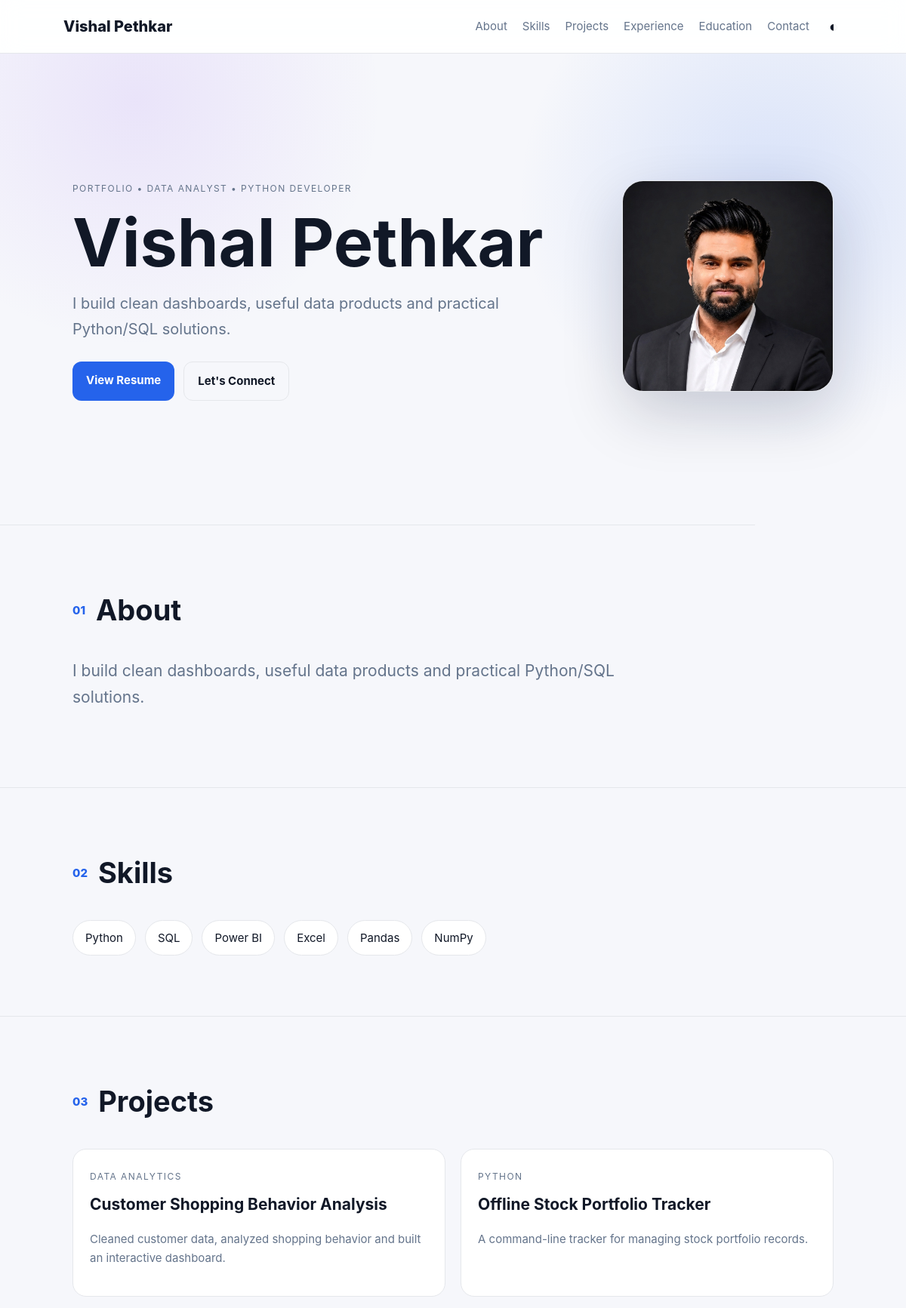
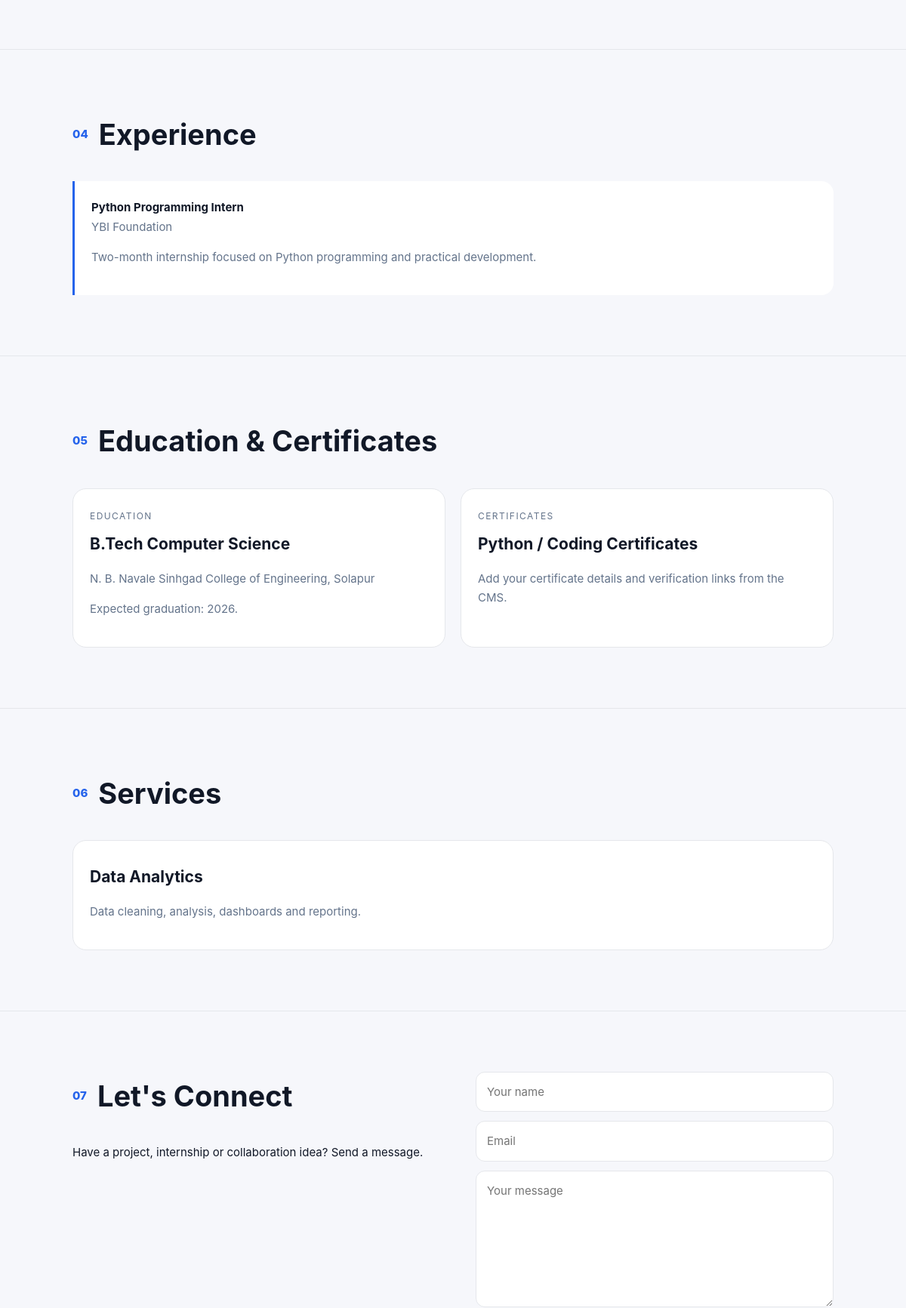
The page / (upper part) on the database its author committed (2 pictures, top to bottom).
### tables this page shows
CREATE TABLE IF NOT EXISTS site_settings (
    id TINYINT UNSIGNED PRIMARY KEY,
    site_name VARCHAR(150) NOT NULL,
    tagline VARCHAR(255) DEFAULT '',
    hero_title VARCHAR(255) DEFAULT '',
    hero_text TEXT,
    profile_image VARCHAR(255) DEFAULT 'assets/profile.jpg',
    resume_file VARCHAR(255) DEFAULT 'assets/resume.pdf',
    email VARCHAR(190) DEFAULT '',
    phone VARCHAR(50) DEFAULT '',
    location VARCHAR(150) DEFAULT '',
    github VARCHAR(255) DEFAULT '',
    linkedin VARCHAR(255) DEFAULT '',
    instagram VARCHAR(255) DEFAULT '',
    form_endpoint VARCHAR(255) DEFAULT '',
    updated_at TIMESTAMP DEFAULT CURRENT_TIMESTAMP ON UPDATE CURRENT_TIMESTAMP
);

CREATE TABLE IF NOT EXISTS portfolio_items (
    id INT UNSIGNED AUTO_INCREMENT PRIMARY KEY,
    section ENUM('skills','projects','experience','education','certificates','services','socials') NOT NULL,
    title VARCHAR(180) NOT NULL,
    subtitle VARCHAR(255) DEFAULT '',
    description TEXT,
    image VARCHAR(255) DEFAULT '',
    url VARCHAR(500) DEFAULT '',
    meta VARCHAR(255) DEFAULT '',
    sort_order INT NOT NULL DEFAULT 0,
    is_visible TINYINT(1) NOT NULL DEFAULT 1,
    created_at TIMESTAMP DEFAULT CURRENT_TIMESTAMP,
    updated_at TIMESTAMP DEFAULT CURRENT_TIMESTAMP ON UPDATE CURRENT_TIMESTAMP,
    INDEX(section, sort_order, is_visible)
);

### config/config.php (called while the page is built, shortened)
<?php
function db(): PDO {
    static $pdo = null;
    if ($pdo === null) {
        $dsn = 'mysql:host=' . DB_HOST . ';dbname=' . DB_NAME . ';charset=utf8mb4';
        $pdo = new PDO($dsn, DB_USER, DB_PASS, [
            PDO::ATTR_ERRMODE => PDO::ERRMODE_EXCEPTION,
            PDO::ATTR_DEFAULT_FETCH_MODE => PDO::FETCH_ASSOC,
            PDO::ATTR_EMULATE_PREPARES => false,
        ]);
    }
    return $pdo;
}
function e(?string $value): string {
    return htmlspecialchars((string)$value, ENT_QUOTES, 'UTF-8');
}

### index.php (the view, shortened to what this page needs)
<?php
require __DIR__ . '/config/config.php';
$settings = db()->query("SELECT * FROM site_settings WHERE id=1")->fetch();
$sections = [];
$stmt = db()->query("SELECT * FROM portfolio_items WHERE is_visible=1 ORDER BY section, sort_order, id");
foreach ($stmt as $row) $sections[$row['section']][] = $row;
function items($sections, $key) { return $sections[$key] ?? []; }
?>
<!doctype html>
<html lang="en">
<head>
<link rel="stylesheet" href="assets/site.css">
</head>
<body>
<header class="nav">
  <a class="brand" href="#home"><?= e($settings['site_name']) ?></a>
  <nav>
    <a href="#about">About</a><a href="#skills">Skills</a><a href="#projects">Projects</a>
    <a href="#experience">Experience</a><a href="#education">Education</a><a href="#contact">Contact</a>
    <button id="themeBtn" class="icon-btn" aria-label="Toggle theme">◐</button>
  </nav>
</header>
<main>
<section id="home" class="hero">
  <div class="hero-copy">
    <span class="eyebrow">PORTFOLIO • <?= e($settings['tagline']) ?></span>
    <h1><?= e($settings['hero_title']) ?></h1>
    <p><?= nl2br(e($settings['hero_text'])) ?></p>
    <div class="actions">
      <?php if (!empty($settings['resume_file'])): ?><a class="btn" href="<?= e($settings['resume_file']) ?>" target="_blank">View Resume</a><?php endif; ?>
      <a class="btn ghost" href="#contact">Let's Connect</a>
    </div>
  </div>
  <div class="hero-photo"><img src="<?= e($settings['profile_image']) ?>" alt="<?= e($settings['site_name']) ?>"></div>
</section>
<section id="about" class="section narrow">
  <div class="section-head"><span>01</span><h2>About</h2></div>
  <p class="lead"><?= nl2br(e($settings['hero_text'])) ?></p>
</section>
<section id="skills" class="section">
  <div class="section-head"><span>02</span><h2>Skills</h2></div>
  <div class="chips">
  <?php foreach (items($sections,'skills') as $x): ?><span class="chip"><?= e($x['title']) ?></span><?php endforeach; ?>
  </div>
</section>
<section id="projects" class="section">
  <div class="section-head"><span>03</span><h2>Projects</h2></div>
  <div class="grid">
  <?php foreach (items($sections,'projects') as $x): ?>
    <article class="card">
      <div class="card-body"><span class="muted"><?= e($x['meta']) ?></span><h3><?= e($x['title']) ?></h3><p><?= e($x['description']) ?></p>
      <?php if ($x['url']): ?><a class="text-link" href="<?= e($x['url']) ?>" target="_blank" rel="noopener">View project →</a><?php endif; ?></div>
    </article>
  <?php endforeach; ?>
  </div>
</section>
<section id="experience" class="section">
  <div class="section-head"><span>04</span><h2>Experience</h2></div>
  <div class="timeline"><?php foreach(items($sections,'experience') as $x): ?><div class="timeline-item"><b><?= e($x['title']) ?></b><span><?= e($x['subtitle']) ?></span><p><?= e($x['description']) ?></p></div><?php endforeach; ?></div>
</section>
<section id="education" class="section">
  <div class="section-head"><span>05</span><h2>Education & Certificates</h2></div>
  <div class="grid">
  <?php foreach(array_merge(items($sections,'education'),items($sections,'certificates')) as $x): ?><article class="mini-card"><span class="muted"><?= e($x['section']) ?></span><h3><?= e($x['title']) ?></h3><p><?= e($x['subtitle']) ?></p><p><?= e($x['description']) ?></p><?php if($x['url']): ?><a class="text-link" href="<?= e($x['url']) ?>" target="_blank">Open →</a><?php endif; ?></article><?php endforeach; ?>
  </div>
</section>
<section id="services" class="section">
  <div class="section-head"><span>06</span><h2>Services</h2></div>
  <div class="grid"><?php foreach(items($sections,'services') as $x): ?><article class="mini-card"><h3><?= e($x['title']) ?></h3><p><?= e($x['description']) ?></p></article><?php endforeach; ?></div>
</section>
<section id="contact" class="section contact">
  <div><div class="section-head"><span>07</span><h2>Let's Connect</h2></div><p>Have a project, internship or collaboration idea? Send a message.</p></div>
  <form action="contact.php" method="post"><input name="name" placeholder="Your name" required><input name="email" type="email" placeholder="Email" required><textarea name="message" rows="6" placeholder="Your message" required></textarea><button class="btn" type="submit">Send Message</button></form>
</section>
</main>
</body></html>

### assets/site.css (style rules this page uses)
:root { --bg:#f6f7fb;--text:#111827;--muted:#64748b;--card:#fff;--line:#e5e7eb;--accent:#2563eb;--accent2:#7c3aed }
* { box-sizing:border-box }
html { scroll-behavior:smooth }
body { margin:0;background:var(--bg);color:var(--text);font:15px/1.7 Inter,system-ui,-apple-system,Segoe UI,sans-serif;transition:.25s }
.nav { position:sticky;top:0;z-index:20;display:flex;justify-content:space-between;align-items:center;padding:18px 7%;background:color-mix(in srgb,var(--card) 90%,transparent);backdrop-filter:blur(14px);border-bottom:1px solid var(--line) }
.brand { text-decoration:none;color:var(--text);font-weight:800;font-size:20px }
.nav nav { display:flex;gap:20px;align-items:center }
.nav nav a { color:var(--muted);text-decoration:none }
.icon-btn { border:0;background:transparent;color:var(--text);font-size:20px;cursor:pointer }
.hero { min-height:78vh;display:flex;align-items:center;justify-content:space-between;gap:50px;padding:90px 8%;background:radial-gradient(circle at 85% 30%,rgba(37,99,235,.15),transparent 30%),radial-gradient(circle at 15% 10%,rgba(124,58,237,.10),transparent 28%) }
.hero-copy { max-width:720px }
.eyebrow,.muted { color:var(--muted);font-size:12px;letter-spacing:.12em;text-transform:uppercase }
.hero h1 { font-size:clamp(48px,8vw,88px);line-height:1;margin:16px 0 }
.hero p { font-size:20px;color:var(--muted);max-width:680px }
.hero-photo img { width:280px;height:280px;object-fit:cover;border-radius:28px;border:1px solid var(--line);box-shadow:0 30px 80px rgba(15,23,42,.18) }
.actions { display:flex;gap:12px;margin-top:26px }
.btn { display:inline-block;border:0;border-radius:12px;padding:12px 18px;background:var(--accent);color:#fff;text-decoration:none;font-weight:700;cursor:pointer }
.btn.ghost { background:transparent;color:var(--text);border:1px solid var(--line) }
.section { padding:80px 8%;border-top:1px solid var(--line) }
.narrow { max-width:1000px }
.section-head { display:flex;align-items:center;gap:14px;margin-bottom:30px }
.section-head span { color:var(--accent);font-weight:800 }
.section h2 { font-size:38px;margin:0 }
.lead { font-size:21px;color:var(--muted) }
.chips { display:flex;flex-wrap:wrap;gap:12px }
.chip { padding:10px 16px;background:var(--card);border:1px solid var(--line);border-radius:999px }
.grid { display:grid;grid-template-columns:repeat(auto-fit,minmax(250px,1fr));gap:20px }
.card,.mini-card { background:var(--card);border:1px solid var(--line);border-radius:18px;overflow:hidden }
.card-body,.mini-card { padding:22px }
.card h3,.mini-card h3 { margin:8px 0;font-size:21px }
.card p,.mini-card p { color:var(--muted) }
.timeline { display:grid;gap:16px }
.timeline-item { padding:22px;border-left:3px solid var(--accent);background:var(--card);border-radius:0 16px 16px 0 }
.timeline-item span { display:block;color:var(--muted) }
.timeline-item p { color:var(--muted) }
.contact { display:grid;grid-template-columns:1fr 1fr;gap:60px }
form { display:grid;gap:12px }
input,textarea { width:100%;padding:13px 14px;border:1px solid var(--line);background:var(--card);color:var(--text);border-radius:12px;font:inherit }

### rows shown on the page
site_settings: site_name "Vishal Pethkar", tagline "DATA ANALYST • PYTHON DEVELOPER", hero_title "Vishal Pethkar", hero_text "I build clean dashboards, useful data products and practical Python/SQL solutions.", profile_image (placeholder picture)
portfolio_items: title "Python"
portfolio_items: title "SQL"
portfolio_items: title "Power BI"
portfolio_items: title "Excel"
portfolio_items: title "Pandas"
portfolio_items: title "NumPy"
portfolio_items: meta "DATA ANALYTICS", title "Customer Shopping Behavior Analysis", description "Cleaned customer data, analyzed shopping behavior and built an interactive dashboard."
portfolio_items: meta "PYTHON", title "Offline Stock Portfolio Tracker", description "A command-line tracker for managing stock portfolio records."
portfolio_items: title "Python Programming Intern", subtitle "YBI Foundation", description "Two-month internship focused on Python programming and practical development."
portfolio_items: section "EDUCATION", title "B.Tech Computer Science", subtitle "N. B. Navale Sinhgad College of Engineering, Solapur", description "Expected graduation: 2026."
portfolio_items: section "CERTIFICATES", title "Python / Coding Certificates", description "Add your certificate details and verification links from the CMS."
portfolio_items: title "Data Analytics", description "Data cleaning, analysis, dashboards and reporting."
